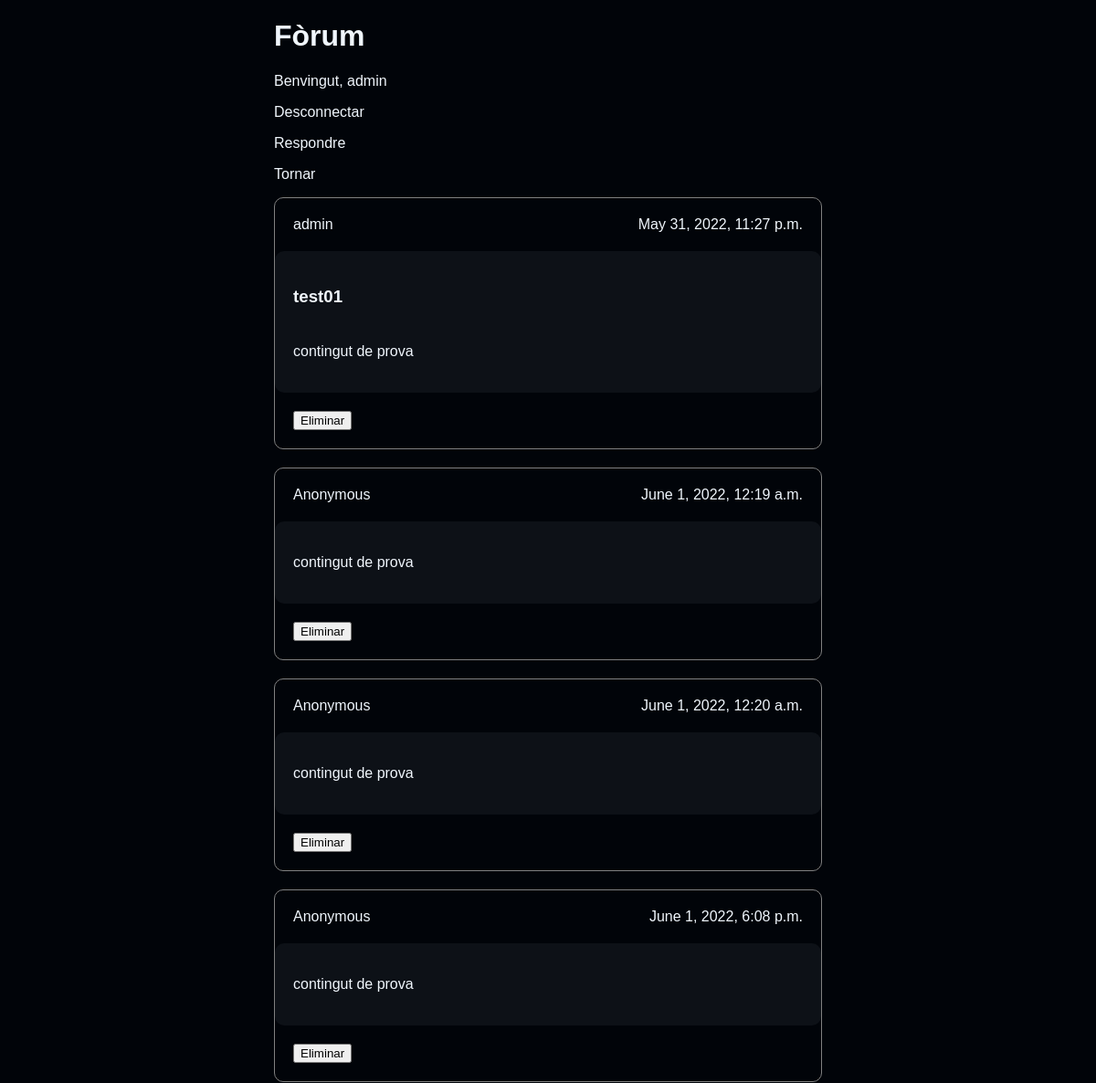
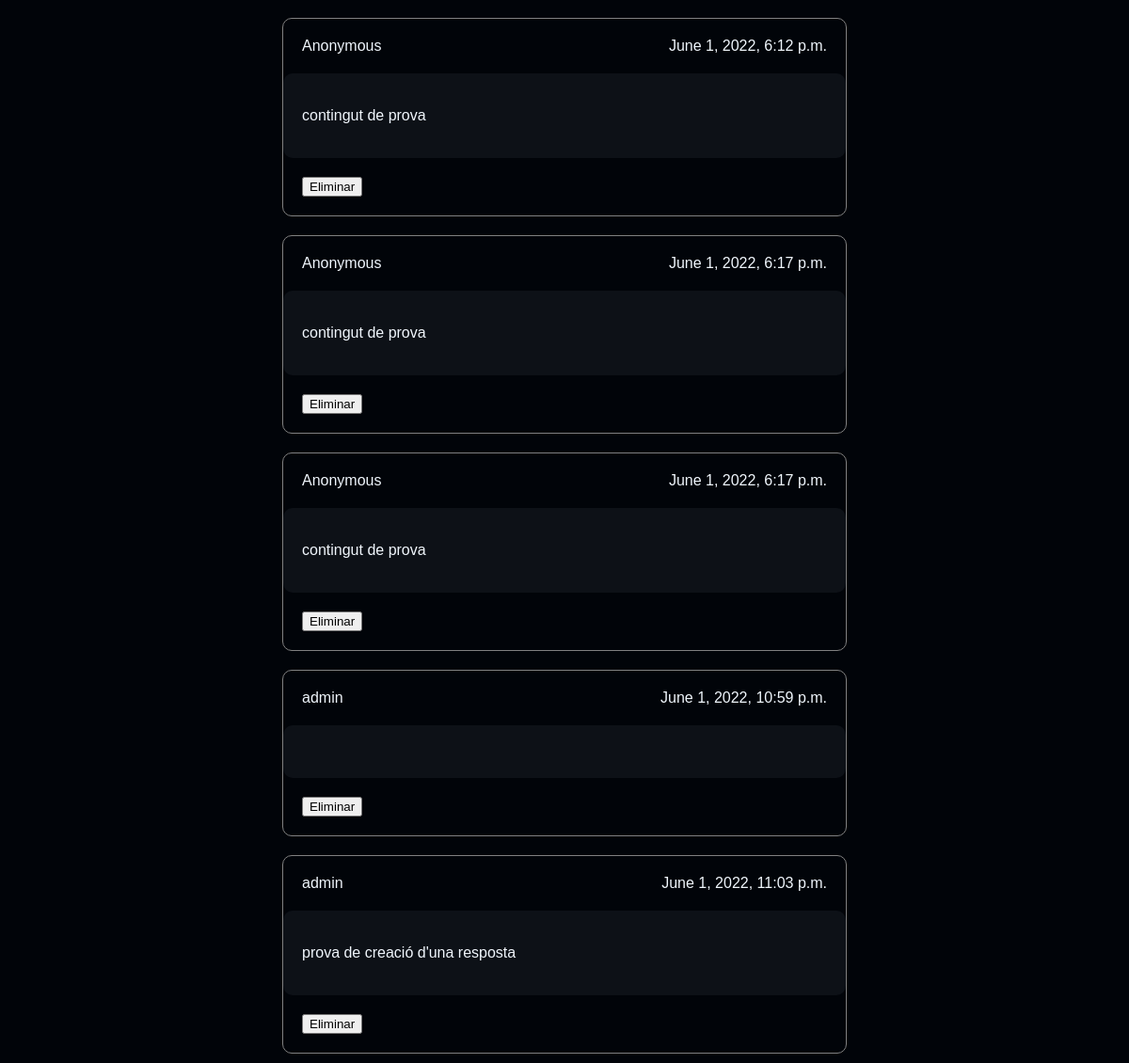
The app's page /messages/1/ (signed in) with its own data (2 pictures, top to bottom).
### forum_messages/models.py (models this page shows, shortened)
class Publication(models.Model):
    content = models.CharField(max_length=255)
    user = models.ForeignKey(User, on_delete=models.SET_NULL, null=True)
    published_at = models.DateTimeField()
    class Meta:
        abstract = True

class Message(Publication):
    title = models.CharField(max_length=50)
    pass

class Reply(Publication):
    message = models.ForeignKey(Message, on_delete=models.CASCADE)
    pass

### forum_messages/views.py (the view)
# urls.py: path('messages/<int:message_id>/', ReplyView.as_view(), name='replies'),
class ReplyView(View):
    def get(self, request, message_id: int):
        context = {
            'username': 'Anonymous' if request.user.is_anonymous else request.user.username,
            'message': Message.objects.filter(id=message_id).first(),
            'replies': list(Reply.objects.filter(message_id=message_id)),
        }
        return render(request, 'replies.html', context=context)

### forum_messages/templates/replies.html (shortened to what this page needs)
<!DOCTYPE html>
<html lang="ca">
<head>
</head>
<body>
        <h1>Fòrum</h1>
        <p>Benvingut, {{ username }}</p>
        {% if request.user.is_anonymous %}
            <p><a href="{% url 'login' %}">Accedir</a></p>
        {% else %}
            <p><a href="{% url 'logout' %}">Desconnectar</a></p>
            <p><a href="{% url 'reply.create' message_id=message.id %}">Respondre</a></p>
        {% endif %}
        <p><a href="{% url 'messages' %}">Tornar</a></p>
        <div class="message_container">
            <div class="message_details">
                <span class="message_user">{% firstof message.user 'Anonymous' %}</span>
                <span class="message_date">{{ message.published_at }}</span>
            </div>
            <div class="message_content">
                <h3>{{ message.title }}</h3>
                <p>{{ message.content }}</p>
            </div>
            {% if request.user.id == message.user.id or request.user.is_superuser %}
                <div class="message_options">
                    <form action="{% url 'message.delete' message.pk %}" method="post">
                        <input type="submit" value="Eliminar">
                    </form>
                </div>
            {% endif %}
    </div>
    <div class="replies_container">
        {% for reply in replies %}
            <div class="reply_container">
                <div class="reply_details">
                    <span class="reply_user">{% firstof reply.user 'Anonymous' %}</span>
                    <span class="reply_date">{{ reply.published_at }}</span>
                </div>
                <div class="reply_content">
                    <p>{{ reply.content }}</p>
                </div>
                {% if request.user.id == reply.user.id or request.user.is_superuser %}
                    <div class="reply_options">
                    <form action="{% url 'reply.delete' reply.pk %}" method="post">
                        <input type="submit" value="Eliminar">
                    </form>
                    </div>
                {% endif %}
            </div>
        {% endfor %}
    </div>
</body>
</html>

### forum_messages/templates/replies.html (style rules this page uses)
body { background-color: #010409; color: #f0f6fc; font-family: sans-serif; max-width: 50%; margin: auto; }
div.replies_container { display: flex; flex-direction: column; }
div.message_container, div.reply_container { border: gray solid 1px; margin: 10px 0; }
div.message_details, div.message_content, div.reply_details, div.reply_content { padding: 20px; }
div.message_container, div.message_details, div.message_content, div.reply_container, div.reply_details, div.reply_content { border-radius: 10px; }
h3 { margin-bottom: 40px; }
div.message_details, div.reply_details { display: flex; justify-content: space-between; }
div.message_content, div.reply_content { background-color: #0d1117; }
div.message_options, div.reply_options { padding: 20px 0 20px 20px; }
a { text-decoration: none; color: inherit; }

### records on screen
Message: user.username "admin", published_at "May 31, 2022, 11:27 p.m.", title "test01", content "contingut de prova"
Reply: user "Anonymous", published_at "June 1, 2022, 12:19 a.m.", content "contingut de prova"
Reply: user "Anonymous", published_at "June 1, 2022, 12:20 a.m.", content "contingut de prova"
Reply: user "Anonymous", published_at "June 1, 2022, 6:08 p.m.", content "contingut de prova"
Reply: user "Anonymous", published_at "June 1, 2022, 6:12 p.m.", content "contingut de prova"
Reply: user "Anonymous", published_at "June 1, 2022, 6:17 p.m.", content "contingut de prova"
Reply: user "Anonymous", published_at "June 1, 2022, 6:17 p.m.", content "contingut de prova"
Reply: user.username "admin", published_at "June 1, 2022, 10:59 p.m."
Reply: user.username "admin", published_at "June 1, 2022, 11:03 p.m.", content "prova de creació d'una resposta"

### other values on screen
{{ username }} "admin"
